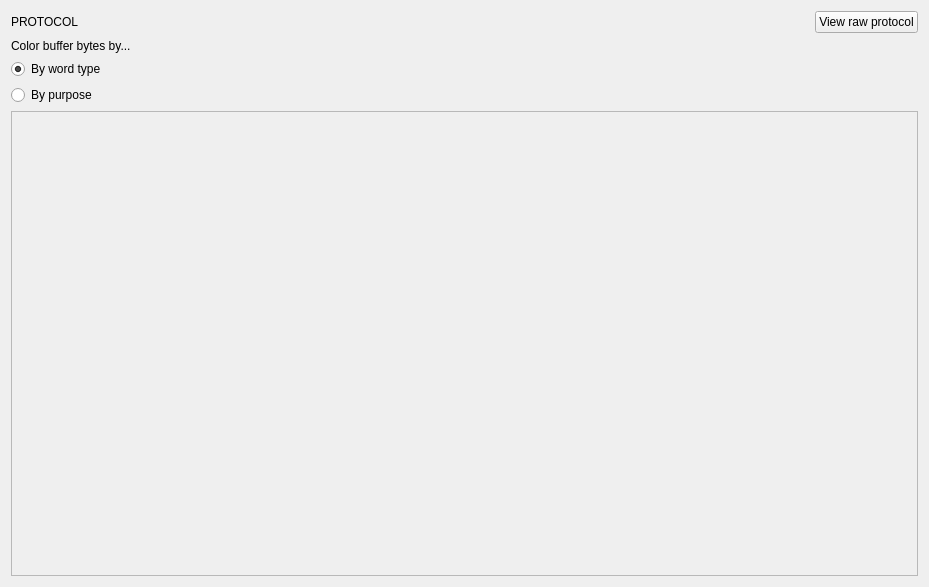
<?xml version="1.0" encoding="UTF-8"?>
<ui version="4.0">
 <class>ProtocolVisualizationWidget</class>
 <widget class="QWidget" name="ProtocolVisualizationWidget">
  <property name="geometry">
   <rect>
    <x>0</x>
    <y>0</y>
    <width>929</width>
    <height>587</height>
   </rect>
  </property>
  <property name="windowTitle">
   <string>Form</string>
  </property>
  <layout class="QVBoxLayout" name="verticalLayout">
   <item>
    <layout class="QHBoxLayout" name="horizontalLayout_2">
     <item>
      <widget class="QLabel" name="label">
       <property name="text">
        <string>PROTOCOL</string>
       </property>
      </widget>
     </item>
     <item>
      <widget class="QPushButton" name="viewRawProtocolButton">
       <property name="sizePolicy">
        <sizepolicy hsizetype="Fixed" vsizetype="Fixed">
         <horstretch>0</horstretch>
         <verstretch>0</verstretch>
        </sizepolicy>
       </property>
       <property name="text">
        <string>View raw protocol</string>
       </property>
      </widget>
     </item>
    </layout>
   </item>
   <item>
    <layout class="QHBoxLayout" name="horizontalLayout">
     <item>
      <layout class="QVBoxLayout" name="leftButtonColumn">
       <item>
        <widget class="QLabel" name="radioButtonLabel">
         <property name="text">
          <string>Color buffer bytes by...</string>
         </property>
        </widget>
       </item>
       <item>
        <widget class="QRadioButton" name="buttonColorWordType">
         <property name="text">
          <string>By word type</string>
         </property>
         <property name="checked">
          <bool>true</bool>
         </property>
         <attribute name="buttonGroup">
          <string notr="true">buttonGroup</string>
         </attribute>
        </widget>
       </item>
       <item>
        <widget class="QRadioButton" name="buttonColorPurpose">
         <property name="text">
          <string>By purpose</string>
         </property>
         <attribute name="buttonGroup">
          <string notr="true">buttonGroup</string>
         </attribute>
        </widget>
       </item>
      </layout>
     </item>
     <item>
      <layout class="QVBoxLayout" name="rightButtonColumn"/>
     </item>
    </layout>
   </item>
   <item>
    <widget class="QScrollArea" name="scrollArea">
     <property name="widgetResizable">
      <bool>true</bool>
     </property>
     <widget class="QWidget" name="scrollAreaWidgetContents">
      <property name="geometry">
       <rect>
        <x>0</x>
        <y>0</y>
        <width>909</width>
        <height>457</height>
       </rect>
      </property>
     </widget>
    </widget>
   </item>
  </layout>
 </widget>
 <resources/>
 <connections/>
 <buttongroups>
  <buttongroup name="buttonGroup"/>
 </buttongroups>
</ui>
